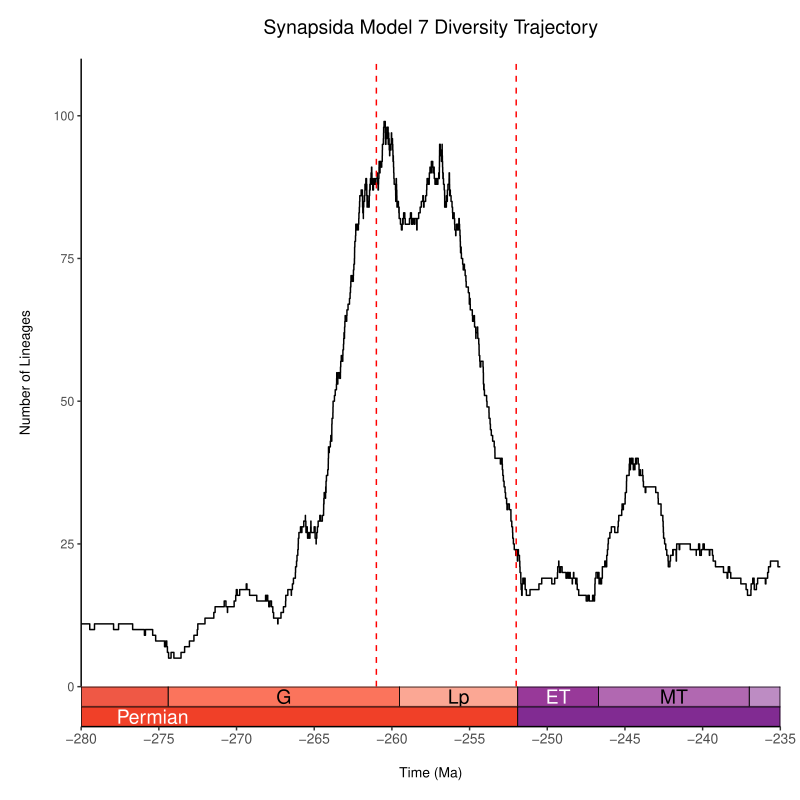

Write R code to recreate this figure.
library(ggplot2)
library(deeptime)

####### ADD ts, div_traj, and time_events vectors from pyrate default _LTT.r script BY HAND
# ts=c()
# time_events=c()
# div_traj=c()

# ADD ts, div_traj, and time_events vectors by loading in from the default _LTT.r script
######### CHANGE THE PATH TO THE DEFAULT _LTT.R SCRIPT
# reading in default _LTT.r script as text, where each line from the default script is a separate element in the readLines vector
ltt_text <- readLines('/Volumes/My Passport/pt_diversity_rates/updated_occurrence_analyses/model_7/synapsida/combined_10_mcmc_LTT.r', warn = FALSE) 
# extracting the lines that contain the ts, div_traj, and time_events vectors
ts <- grep("^\\s*ts\\s*=", ltt_text, value = TRUE)
time_events <- grep("^\\s*time_events\\s*=", ltt_text, value = TRUE)
div_traj <- grep("^\\s*div_traj\\s*=", ltt_text, value = TRUE)
# Execute those lines
eval(parse(text = ts))
eval(parse(text = time_events))
eval(parse(text = div_traj))

############# If you used -translate with BDNN, you'll need to add back the translated value to the time_events vec
time_events = time_events + 175

# Mass extinction positions
perm_trias_extinction <- -252
guadalupian_extinction <- -261

# Dataframe
diversity_df <- data.frame(time = -time_events, diversity = div_traj)

# Ggplot
plot <- ggplot(diversity_df, aes(x = time, y = diversity)) +
  geom_step() +
# Add mass extinction lines
    geom_vline(xintercept = guadalupian_extinction, 
               color = "red", linetype = "dashed") +
    geom_vline(xintercept = perm_trias_extinction, 
               color = "red", linetype = "dashed", linewidth = 0.5) +
  #xlim(-max(ts) - 1, 0) + #### Commented out because xlim is set in coord_geo. If you want to see the full range, you can remove xlim from coord_geo, uncomment this
    scale_x_continuous(breaks = seq(from = -300, to = 0, by = 5)) +
  labs(
    title = "Synapsida Model 7 Diversity Trajectory", ####### SET MODEL/CLADE TITLE
    x = "Time (Ma)",
    y = "Number of Lineages"
  ) +
  theme_classic() + 
    theme(
      text = element_text(size = 10),
      axis.text.x = element_text(size = 10),
      axis.ticks.x = element_line(),
      axis.text.y = element_text(size = 9),
      axis.title = element_text(size = 10),
      axis.title.x = element_text(size = 10, margin = margin(t = 15)),
      axis.title.y = element_text(margin = margin(r = 15)),
      plot.title = element_text(size = 14, hjust = 0.5, margin = margin(b = 15)),
      plot.margin = unit(c(0.5, 0.5, 0.5, 0.5), "cm"), # unit(c(top, right, bottom, left), "unit")
      panel.grid.major = element_blank(),
      panel.grid.minor = element_blank()) +
    coord_geo(
      dat = list("international epochs", "international periods"),
      expand= FALSE,
      abbrv = list(TRUE, FALSE),
      pos = list("bottom", "bottom"),
      alpha = 1,
      height = unit(1, "line"),
      neg = TRUE,
      xlim = c(-280, -235), ############################# CHANGE THIS TO MODIFY X LIMITS, I.E., TIME FRAME
      ############# comment the below line out if you want ylim to be the max(diversity) within the xlim range
      #ylim = c(0, max(diversity_df$diversity[diversity_df$time >= -280 & diversity_df$time <= -235]) + 1) # Adjust y limits based on the data
      ylim = c(0, 110), # Set ylim by hand so diff models can have be comparable
    )


# Display the plot
plot

# Save as PDF with custom dimensions
###### CHANGE PDF PATH
ggsave('/Volumes/My Passport/pt_diversity_rates/updated_occurrence_analyses/model_7/synapsida/combined_10_mcmc_DTT_deeptime.pdf', plot = plot, width = 8, height = 8, units = "in")
